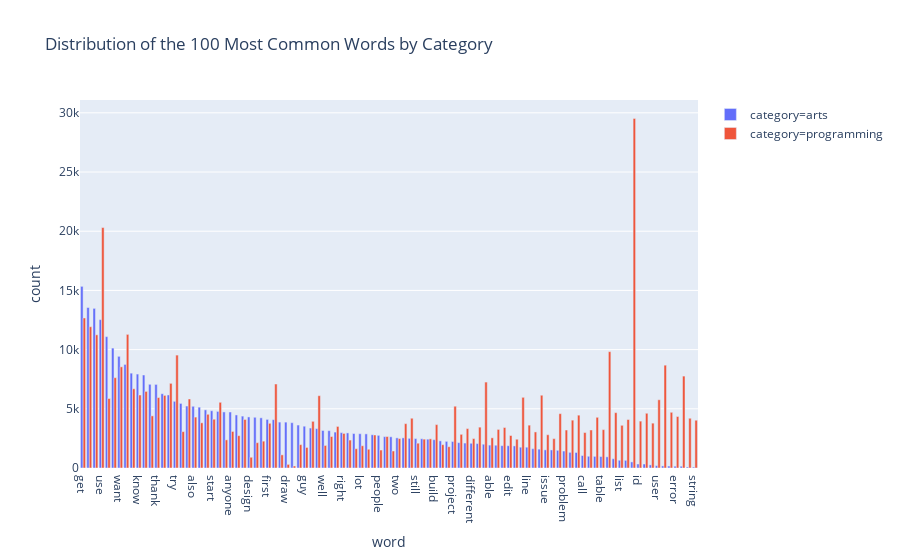

Source (notebook cell):
### Code cell
top100 = totalcounts.iloc[:100]['index'].tolist()
top100both = catcounts[catcounts['index'].isin(top100)]
top100both.columns = ['word', 'count', 'category']

fig = px.bar(top100both, x="word", y="count", 
             color="category", barmode="group", 
             title='Distribution of the 100 Most Common Words by Category')
fig.show()

### Figure 1 — Plotly figure (JSON) as saved in the notebook; plotly's stock layout.template omitted (floating-point values rounded to 4 significant figures)
{"data": [{"alignmentgroup": "True", "hoverlabel": {"namelength": 0}, "hovertemplate": "category=arts<br>word=%{x}<br>count=%{y}", "legendgroup": "category=arts", "marker": {"color": "#636efa"}, "name": "category=arts", "offsetgroup": "category=arts", "orientation": "v", "showlegend": true, "textposition": "auto", "type": "bar", "x": ["get", "like", "would", "use", "look", "make", "want", "work", "go", "know", "one", "think", "thank", "time", "need", "try", "really", "find", "also", "see", "something", "start", "help", "good", "anyone", "take", "could", "design", "print", "much", "first", "new", "game", "draw", "light", "come", "guy", "seem", "way", "well", "say", "question", "right", "even", "around", "lot", "back", "give", "people", "sure", "feel", "two", "post", "set", "still", "show", "appreciate", "build", "best", "better", "project", "hi", "end", "different", "image", "run", "able", "learn", "model", "edit", "point", "name", "line", "read", "create", "issue", "however", "type", "problem", "change", "add", "call", "program", "test", "table", "file", "class", "list", "write", "tab", "id", "value", "return", "user", "code", "function", "error", "data", "server", "string"], "xaxis": "x", "y": [15343, 13556, 13483, 12530, 11096, 10128, 9431, 8748, 8011, 7934, 7854, 7070, 7060, 6272, 6169, 5632, 5455, 5234, 5213, 5140, 4911, 4836, 4781, 4736, 4731, 4481, 4383, 4314, 4284, 4239, 4106, 4082, 3877, 3875, 3828, 3629, 3530, 3374, 3328, 3170, 3155, 3035, 2986, 2963, 2910, 2896, 2882, 2808, 2757, 2649, 2636, 2545, 2545, 2505, 2485, 2468, 2436, 2391, 2293, 2249, 2241, 2144, 2107, 2088, 2063, 2008, 1934, 1924, 1889, 1881, 1867, 1758, 1758, 1631, 1593, 1531, 1525, 1495, 1433, 1322, 1312, 1054, 991, 984, 970, 943, 781, 655, 647, 515, 340, 338, 262, 198, 176, 166, 153, 148, 85, 81], "yaxis": "y"}, {"alignmentgroup": "True", "hoverlabel": {"namelength": 0}, "hovertemplate": "category=programming<br>word=%{x}<br>count=%{y}", "legendgroup": "category=programming", "marker": {"color": "#EF553B"}, "name": "category=programming", "offsetgroup": "category=programming", "orientation": "v", "showlegend": true, "textposition": "auto", "type": "bar", "x": ["tab", "use", "get", "like", "work", "would", "file", "try", "code", "want", "data", "make", "run", "need", "new", "go", "one", "know", "create", "time", "way", "name", "thank", "look", "find", "user", "help", "project", "function", "class", "value", "type", "something", "add", "think", "error", "also", "test", "set", "server", "start", "could", "write", "change", "string", "id", "seem", "see", "return", "first", "post", "build", "line", "list", "question", "image", "model", "end", "learn", "table", "program", "problem", "anyone", "really", "read", "call", "right", "hi", "issue", "give", "edit", "take", "sure", "say", "able", "two", "different", "however", "appreciate", "show", "point", "good", "even", "much", "print", "still", "come", "best", "well", "lot", "better", "guy", "around", "back", "people", "feel", "game", "design", "draw", "light"], "xaxis": "x", "y": [29529, 20309, 12673, 11932, 11285, 11250, 9826, 9537, 8685, 8546, 7763, 7628, 7258, 7150, 7095, 6692, 6470, 6164, 6146, 6131, 6107, 5969, 5950, 5869, 5831, 5763, 5549, 5218, 4705, 4675, 4622, 4590, 4537, 4463, 4404, 4350, 4300, 4282, 4203, 4201, 4120, 4098, 4093, 4042, 4035, 3959, 3942, 3817, 3788, 3775, 3745, 3665, 3619, 3605, 3510, 3450, 3418, 3329, 3259, 3240, 3211, 3207, 3088, 3071, 3046, 2994, 2918, 2844, 2811, 2789, 2744, 2731, 2659, 2658, 2549, 2486, 2483, 2481, 2462, 2436, 2431, 2377, 2361, 2268, 2138, 2095, 1974, 1970, 1903, 1879, 1798, 1737, 1630, 1583, 1518, 1435, 1110, 907, 306, 171], "yaxis": "y"}], "layout": {"barmode": "group", "legend": {"tracegroupgap": 0}, "title": {"text": "Distribution of the 100 Most Common Words by Category"}, "xaxis": {"anchor": "y", "domain": [0, 1], "title": {"text": "word"}}, "yaxis": {"anchor": "x", "domain": [0, 1], "title": {"text": "count"}}}}
